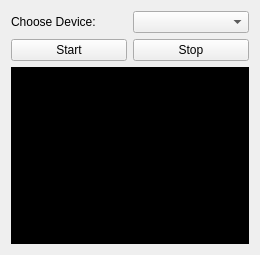
<?xml version="1.0" encoding="UTF-8"?>
<ui version="4.0">
 <class>Form</class>
 <widget class="QWidget" name="Form">
  <property name="geometry">
   <rect>
    <x>0</x>
    <y>0</y>
    <width>260</width>
    <height>255</height>
   </rect>
  </property>
  <property name="windowTitle">
   <string>Form</string>
  </property>
  <layout class="QGridLayout" name="gridLayout_2">
   <item row="1" column="0">
    <widget class="QPushButton" name="mic_plot_start">
     <property name="text">
      <string>Start</string>
     </property>
    </widget>
   </item>
   <item row="1" column="1">
    <widget class="QPushButton" name="mic_plot_stop">
     <property name="text">
      <string>Stop</string>
     </property>
    </widget>
   </item>
   <item row="2" column="0" colspan="2">
    <widget class="QWidget" name="widget" native="true">
     <property name="styleSheet">
      <string notr="true">background-color: rgb(0, 0, 0);</string>
     </property>
    </widget>
   </item>
   <item row="0" column="1">
    <widget class="QComboBox" name="mic_plot_combo_box"/>
   </item>
   <item row="0" column="0">
    <widget class="QLabel" name="label">
     <property name="text">
      <string>Choose Device:</string>
     </property>
    </widget>
   </item>
  </layout>
 </widget>
 <resources/>
 <connections/>
</ui>
